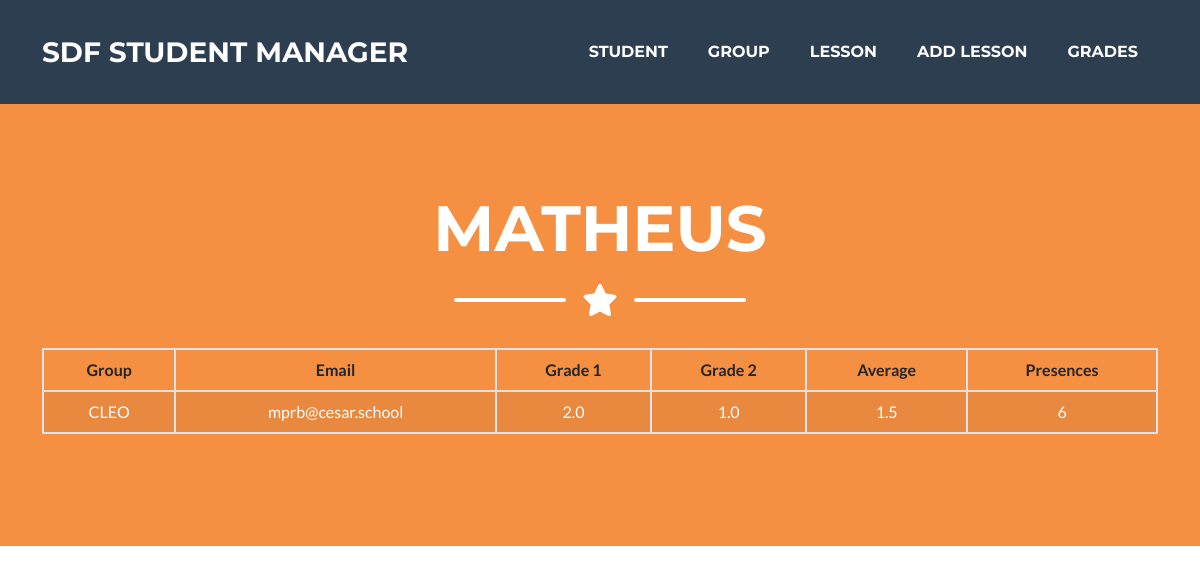
Page /student/8 on the earlier database version.
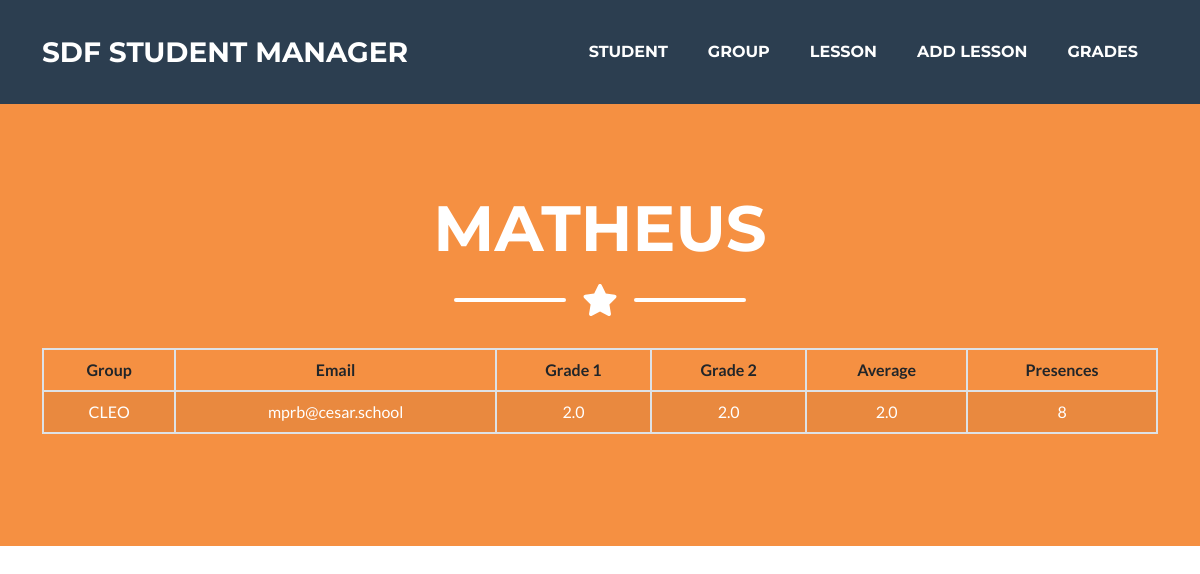
Same page on the later database version.
### presence_count/models.py (models this page shows, shortened)
class Student(models.Model):
    name = models.CharField(max_length=100)
    email = models.EmailField(max_length=100)
    grade_1 = models.FloatField(default=0)
    grade_2 = models.FloatField(default=0)
    grade_avg = models.FloatField(default=0)
    presences = models.IntegerField(default=0)
    group = models.ForeignKey(Group, on_delete=models.PROTECT, default=None, null=True, blank=True)

class Group(models.Model):
    name = models.CharField(max_length=100)
    tracking = models.URLField(blank=True)
    repo = models.URLField(blank=True)
    prototype = models.URLField(blank=True)
    description = models.TextField(max_length=512, blank=True)
    def __str__(self):
        return self.name

### presence_count/views.py (the view)
# urls.py: path('student/<int:student_id>', views.view_student, name='view_student'),
def view_student(request, student_id):
    student = Student.objects.get(pk=student_id)
    context = {'student': student}
    return render(request, 'student/student.html', context)

### presence_count/templates/student/student.html (shortened to what this page needs)
{% extends 'base.html' %}
{% block body %}
    <header class="masthead bg-primary text-white text-center">
        <div class="container d-flex align-items-center flex-column">
            <h1 class="masthead-heading text-uppercase mb-0">{{student.name}}</h1>
            <div class="divider-custom divider-light">
                <div class="divider-custom-line"></div>
                <div class="divider-custom-icon"><i class="fas fa-star"></i></div>
                <div class="divider-custom-line"></div>
            </div>
            <table class="table table-striped table-hover table-bordered">
				<thead>
					<tr>
                        <th scope="col">Group</th>
                        <th scope="col">Email</th>
                        <th scope="col">Grade 1</th>
                        <th scope="col">Grade 2</th>
                        <th scope="col">Average</th>
                        <th scope="col">Presences</th>
					</tr>
				</thead>
				<tbody>
					<tr>
						<td class="text-white">{{student.group}}</td>
						<td class="text-white">{{student.email}}</td>
                        <td class="text-white">{{student.grade_1}}</td>
						<td class="text-white">{{student.grade_2}}</td>
						<td class="text-white">{{student.grade_avg}}</td>
						<td class="text-white">{{student.presences}}</td>
					</tr>
				</tbody>
			</table>
        </div>
    </header>
{% endblock %}

Differences in the rows shown:
changed Student "MATHEUS": grade_2 "1.0" → "2.0"; grade_avg "1.5" → "2.0"; presences "6" → "8"
